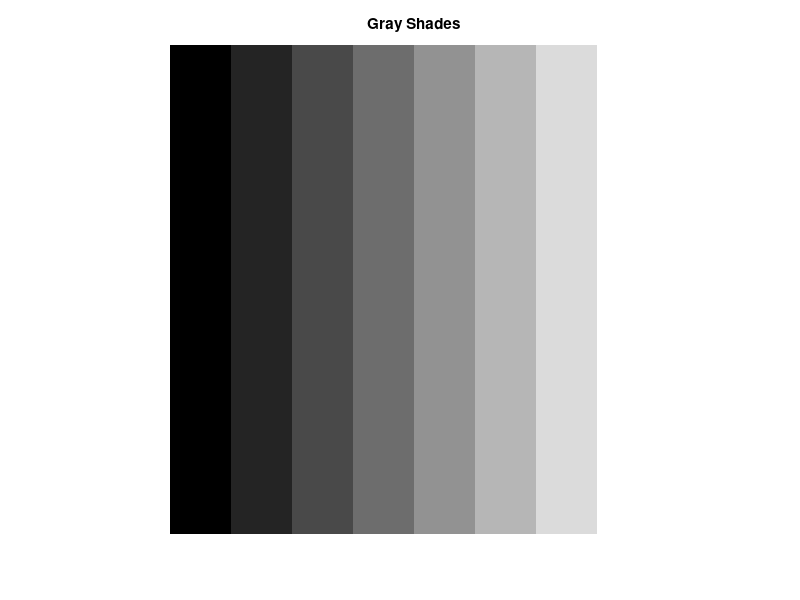
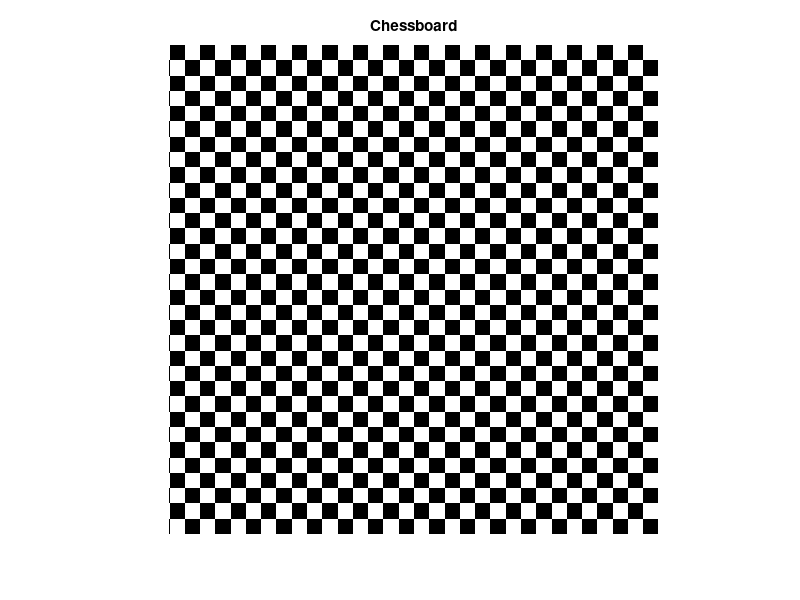

Here is the MATLAB script that generated these plots, in order:
% patterns.m from https://github.com/adityabhongade/Digital-Image-Processing/Patterns
% by Aditya Bhongade - https://github.com/adityabhongade
% 
% Description : Basic patterns.

%% Patterns

clc; close all; clear;

%% Gray Shades

I = zeros(256, 256);
for i = 1 : 32 : 256
    I(:, i : i+31) = i - 1;
end
figure, 
imshow(I, []), title("Gray Shades");

%% Chessboard

I = zeros(256, 256);
a = 0;
for i = 1 : 8 : 256
    for j = 1 : 8 : 256
        I(i : i + 7, j : j + 7) = a;
        a = 1 - a;
    end
    a = 1 - a;
end
figure, 
imshow(I, []), title("Chessboard");
